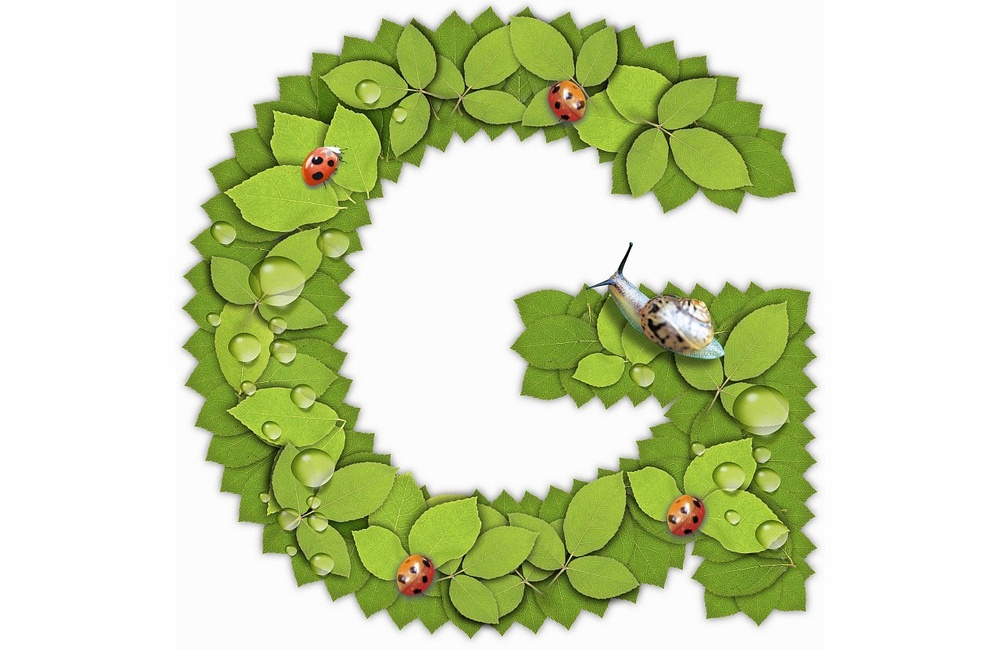
#> input picture opencvtrain/chapter3/gg.jpg, 1000 x 650 px, shrunk from 1280 x 832 before the run
$ python tr_canny.py
#> lines starting #> are read from the running program, lines starting #| are printed output that depends on the picture; after the words box and inside, x2 and y2 are one past the last pixel; in counts of white or black regions, pixels touching at a corner belong together
import cv2
import numpy as np

img = cv2.imread("./gg.jpg", 0)
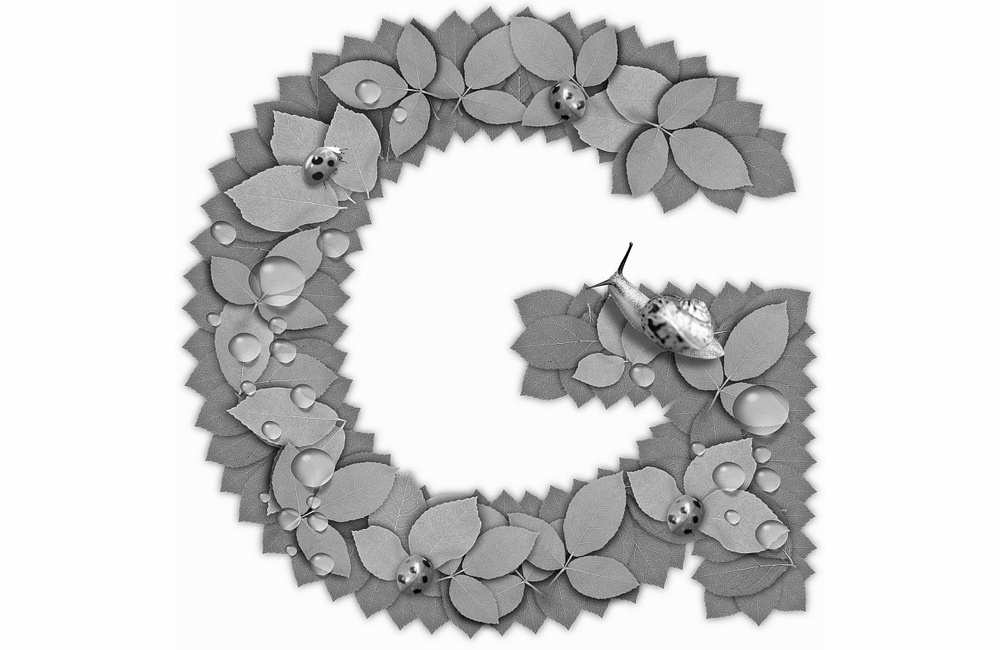
#> img: shape (650, 1000); min 0, max 255, mean 211
cv2.imwrite("canny.jpg", cv2.Canny(img, 200, 300))
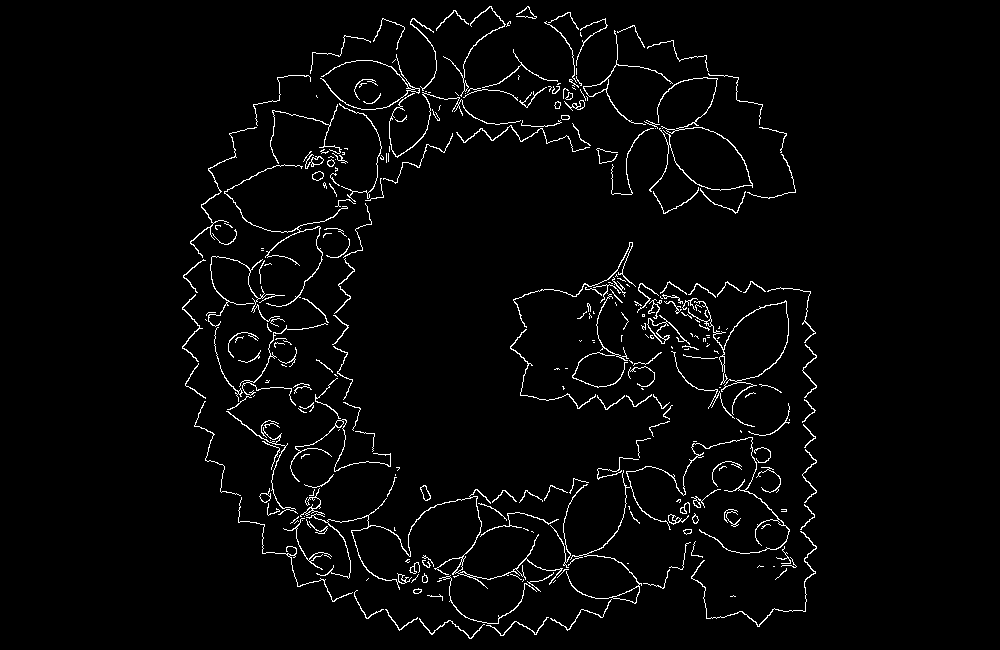
#> saved as canny.jpg: shape (650, 1000); 2.9% white in thin lines or dots, all inside (x1, y1, x2, y2) = (182, 6, 817, 639)
cv2.imshow('canny', cv2.imread("./canny.jpg"))
cv2.waitKey()
cv2.destroyAllWindows()

$ run again, with opencvtrain/chapter3/circles.jpg copied over opencvtrain/chapter3/gg.jpg
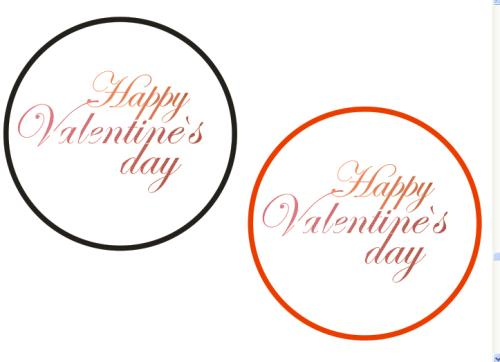
#> input picture opencvtrain/chapter3/circles.jpg, 500 x 362 px
#> `img = cv2.imread("./gg.jpg", 0)`:
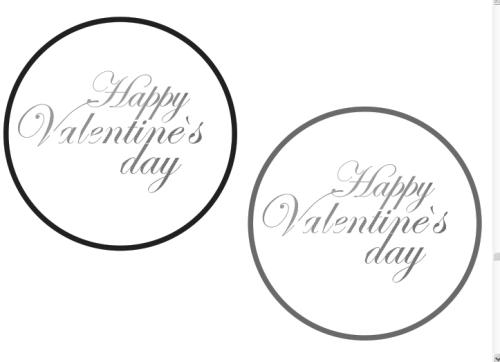
#> img: shape (362, 500); min 6, max 255, mean 243.7
#> `cv2.imwrite("canny.jpg", cv2.Canny(img, 200, 300))`:
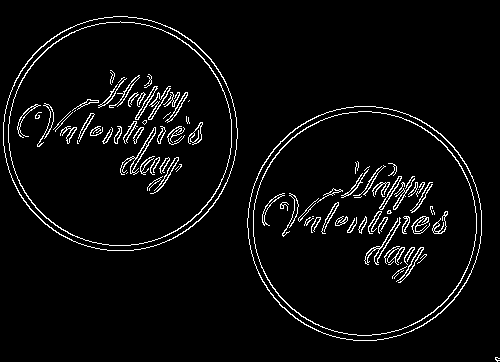
#> saved as canny.jpg: shape (362, 500); 4.4% white in thin lines or dots

$ run again, with opencvtrain/chapter3/ACP.PNG saved as opencvtrain/chapter3/gg.jpg
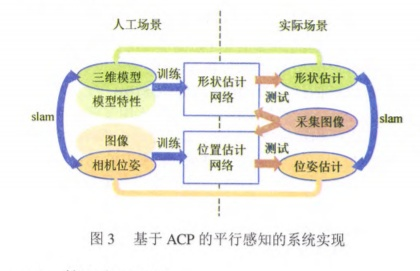
#> input picture opencvtrain/chapter3/ACP.PNG, 420 x 271 px
#> `img = cv2.imread("./gg.jpg", 0)`:
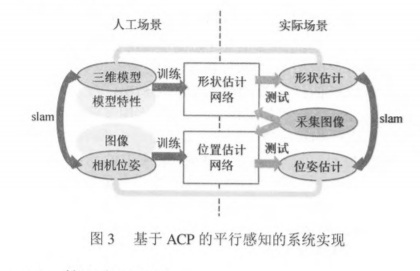
#> img: shape (271, 420); min 60, max 255, mean 239.4
#> `cv2.imwrite("canny.jpg", cv2.Canny(img, 200, 300))`:
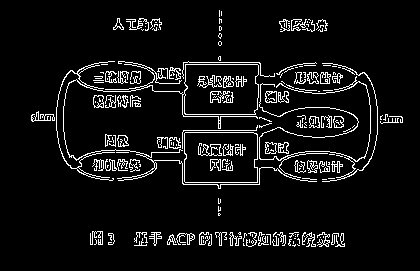
#> saved as canny.jpg: shape (271, 420); 6.9% white in thin lines or dots, all inside (x1, y1, x2, y2) = (31, 10, 403, 247)
